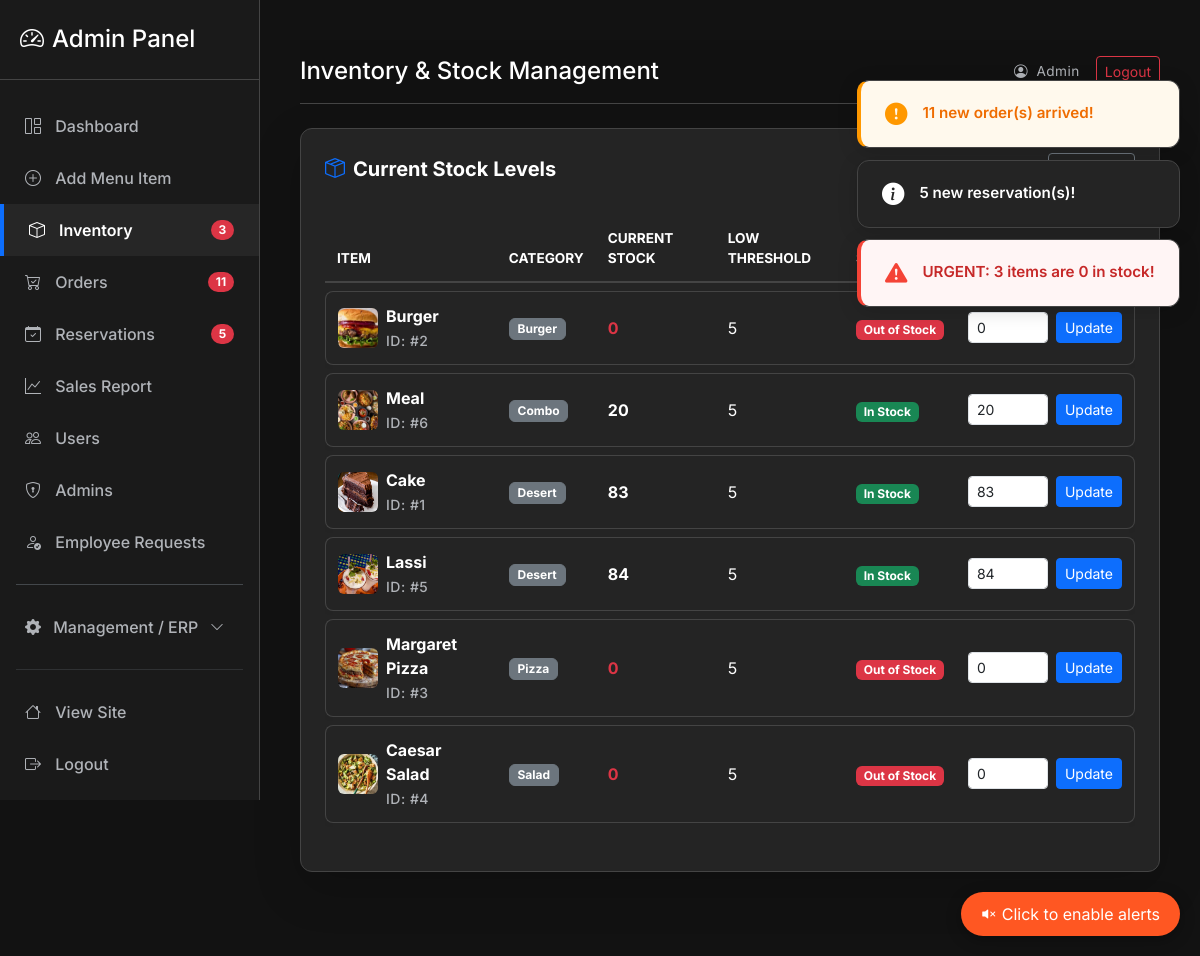
Screenshot of /admin/inventory (signed in) with the database file from the repository.
### models/models.py (models this page shows, shortened)
class MenuItem(db.Model):
    id = db.Column(db.Integer, primary_key=True)
    name = db.Column(db.String(150), nullable=False)
    price = db.Column(db.Float, nullable=False, default=0.0)
    category = db.Column(db.String(100), nullable=True)
    ingredients = db.Column(db.String(400), nullable=True)
    availability = db.Column(db.Boolean, default=True)
    image = db.Column(db.String(300), nullable=True)
    stock_quantity = db.Column(db.Integer, default=0)
    low_stock_threshold = db.Column(db.Integer, default=5)
    ratings = db.relationship('Rating', backref='menu_item', lazy=True, cascade="all, delete-orphan")

### routes/admin.py (the view)
@admin_bp.route('/inventory')
@role_required('admin')
def inventory():
    items = MenuItem.query.order_by(MenuItem.category, MenuItem.name).all()
    return render_template('admin/inventory.html', items=items)

### app.py (called while the page is built)
@app.before_request
def refresh_user_session():
    if 'user_id' in session:
        user = User.query.get(session['user_id'])
        if user:
            session['role'] = user.role
            session['is_admin'] = (user.role == 'admin')
            session['username'] = user.username
        else:
            session.clear()

@app.context_processor
def inject_global_data():
    cart = session.get('cart', {})
    count = sum(cart.values()) if isinstance(cart, dict) else 0
    @cache.cached(timeout=300, key_prefix='best_rated_item_context')
    def get_best_rated_item():
        all_items = MenuItem.query.options(db.joinedload(MenuItem.ratings)).all()
        best_item = None
        max_avg = 0
        for it in all_items:
            ratings = it.ratings
            if not ratings:
                avg = 0
            else:
                avg = round(sum(r.score for r in ratings) / len(ratings), 1)
            if avg > max_avg:
                max_avg = avg
                best_item = it
        return best_item
    return dict(cart_count=count, best_rated_item=get_best_rated_item())

### services/auth.py (called while the page is built)
def role_required(*roles):
    def decorator(fn):
        @wraps(fn)
        def wrapper(*args, **kwargs):
            user_role = session.get('role')
            if not user_role or user_role not in roles:
                flash('You do not have permission to access this page.', 'danger')
                return redirect(url_for('auth.login'))
            return fn(*args, **kwargs)
        return wrapper
    return decorator

### templates/admin/inventory.html (shortened to what this page needs)
{% extends 'admin/admin_base.html' %}
{% block admin_title %}Inventory & Stock Management{% endblock %}
{% block content %}
<div class="row mb-4">
    <div class="col-md-12">
        <div class="glass-card shadow-lg p-4">
            <div class="d-flex justify-content-between align-items-center mb-4">
                <h5 class="mb-0 fw-bold"><i class="bi bi-box-seam me-2 text-primary"></i>Current Stock Levels</h5>
                <div class="d-flex gap-2">
                    <button class="btn btn-sm btn-outline-secondary" onclick="window.location.reload()">
                    </button>
                </div>
            </div>
            <div class="table-responsive">
                <table class="table table-hover align-middle admin-table">
                    <thead>
                        <tr>
                            <th>Item</th>
                            <th>Category</th>
                            <th>Current Stock</th>
                            <th>Low Threshold</th>
                            <th>Status</th>
                            <th>Quick Update</th>
                        </tr>
                    </thead>
                    <tbody>
                        {% for item in items %}
                        <tr>
                            <td>
                                <div class="d-flex align-items-center">
                                    {% if item.image %}
                                    <img src="{{ url_for('static', filename='uploads/' + item.image) }}"
                                        class="rounded me-2" style="width: 40px; height: 40px; object-fit: cover;">
                                    {% else %}
                                    <div class="bg-secondary rounded me-2 d-flex align-items-center justify-content-center"
                                        style="width: 40px; height: 40px;">
                                        <i class="bi bi-image text-white"></i>
                                    </div>
                                    {% endif %}
                                    <div>
                                        <div class="fw-bold">{{ item.name }}</div>
                                        <small class="text-id">ID: #{{ item.id }}</small>
                                    </div>
                                </div>
                            </td>
                            <td><span class="badge bg-secondary text-white border border-secondary">{{ item.category
                                    }}</span></td>
                            <td>
                                <span
                                    class="fw-bold {% if item.stock_quantity <= item.low_stock_threshold %}text-danger{% endif %}">
                                    {{ item.stock_quantity }}
                                </span>
                            </td>
                            <td>{{ item.low_stock_threshold }}</td>
                            <td>
                                {% if item.stock_quantity <= 0 %} <span class="badge bg-danger">Out of Stock</span>
                                    {% elif item.stock_quantity <= item.low_stock_threshold %} <span
                                        class="badge bg-warning text-dark">Low Stock</span>
                                        {% else %}
                                        <span class="badge bg-success">In Stock</span>
                                        {% endif %}
                            </td>
                            <td>
                                <form action="{{ url_for('admin.update_stock', item_id=item.id) }}" method="POST"
                                    class="d-flex gap-2">
                                    <input type="number" name="stock_quantity" class="form-control form-control-sm"
                                        value="{{ item.stock_quantity }}" style="width: 80px;" required>
                                    <button type="submit" class="btn btn-sm btn-primary">Update</button>
                                </form>
                            </td>
                        </tr>
                        {% endfor %}
                    </tbody>
                </table>
            </div>
        </div>
    </div>
</div>
{% endblock %}

### static/css/admin.css (style rules this page uses)
:root { --admin-bg: #121212; --sidebar-bg: #1a1a1a; --card-bg: #242424; --border-color: #444444; --border-whitish: #666666; --text-main: #ffffff; --text-muted: #b0b3b8; --text-stylish: #e2e8f0; --accent-color: #0d6efd; --accent-hover: #0b5ed7; --sidebar-width: 260px; --bg-dark-pro: #1a1a1a; --table-hover: rgba(255, 255, 255, 0.05); --input-bg: #2a2a2a; --nav-glass: rgba(18, 18, 18, 0.8); --modal-bg: #1a1a1a; --modal-overlay: rgba(16, 16, 16, 0.8); }
body.admin-body { background-color: var(--admin-bg); color: var(--text-main); font-family: 'Inter', sans-serif; overflow-x: hidden; transition: background-color 0.3s, color 0.3s; }
.text-id { color: var(--text-muted) !important; font-weight: 500; letter-spacing: 0.5px; }
.glass-card { background: var(--card-bg); border: 1px solid var(--border-color); border-radius: 12px; padding: 20px; box-shadow: 0 4px 6px rgba(0, 0, 0, 0.05); margin-bottom: 20px; transition: background 0.3s, border-color 0.3s; }
.admin-table { width: 100%; margin-bottom: 1rem; color: var(--text-main); border-collapse: separate; border-spacing: 0 8px; --bs-table-bg: transparent; --bs-table-striped-bg: transparent; --bs-table-hover-bg: transparent; }
.admin-table thead th { background: transparent; border-bottom: 2px solid var(--border-color); color: var(--text-main); text-transform: uppercase; font-size: 0.85rem; padding: 12px; }
.admin-table tbody tr { background: var(--card-bg); box-shadow: 0 2px 4px rgba(0, 0, 0, 0.02); transition: 0.3s; }
.admin-table td { padding: 12px; vertical-align: middle; border-top: 1px solid var(--border-color); border-bottom: 1px solid var(--border-color); color: var(--text-main); }
.admin-table td:first-child { border-left: 1px solid var(--border-color); border-top-left-radius: 8px; border-bottom-left-radius: 8px; }
.admin-table td:last-child { border-right: 1px solid var(--border-color); border-top-right-radius: 8px; border-bottom-right-radius: 8px; }

### rows the page displays
MenuItem: image (picture), name "Burger", id "2", category "Burger", stock_quantity "0", low_stock_threshold "5", shows "Out of Stock"
MenuItem: image (picture), name "Meal", id "6", category "Combo", stock_quantity "20", low_stock_threshold "5", shows "In Stock"
MenuItem: image (picture), name "Cake", id "1", category "Desert", stock_quantity "83", low_stock_threshold "5", shows "In Stock"
MenuItem: image (picture), name "Lassi", id "5", category "Desert", stock_quantity "84", low_stock_threshold "5", shows "In Stock"
MenuItem: image (picture), name "Margaret Pizza", id "3", category "Pizza", stock_quantity "0", low_stock_threshold "5", shows "Out of Stock"
MenuItem: image (picture), name "Caesar Salad", id "4", category "Salad", stock_quantity "0", low_stock_threshold "5", shows "Out of Stock"
